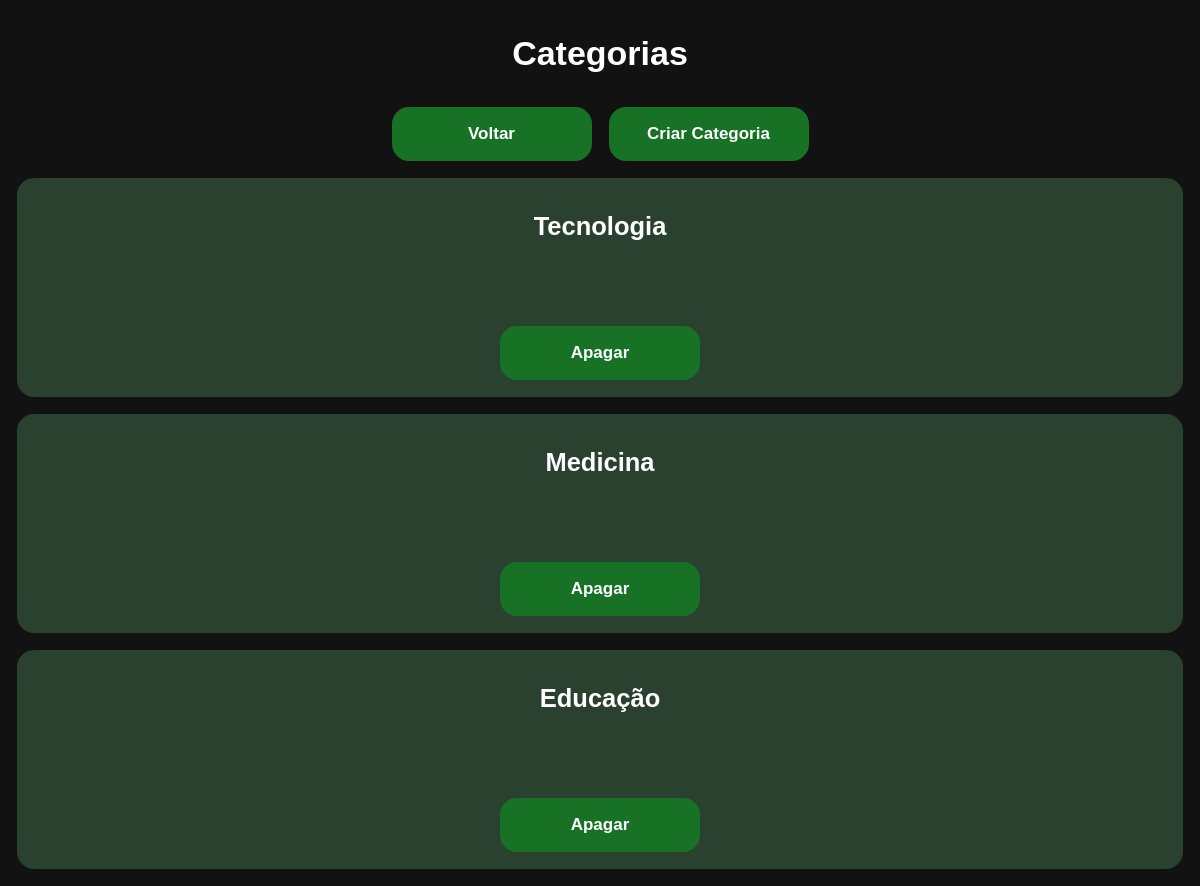
/categories (signed in), run on an earlier commit of the app's database.
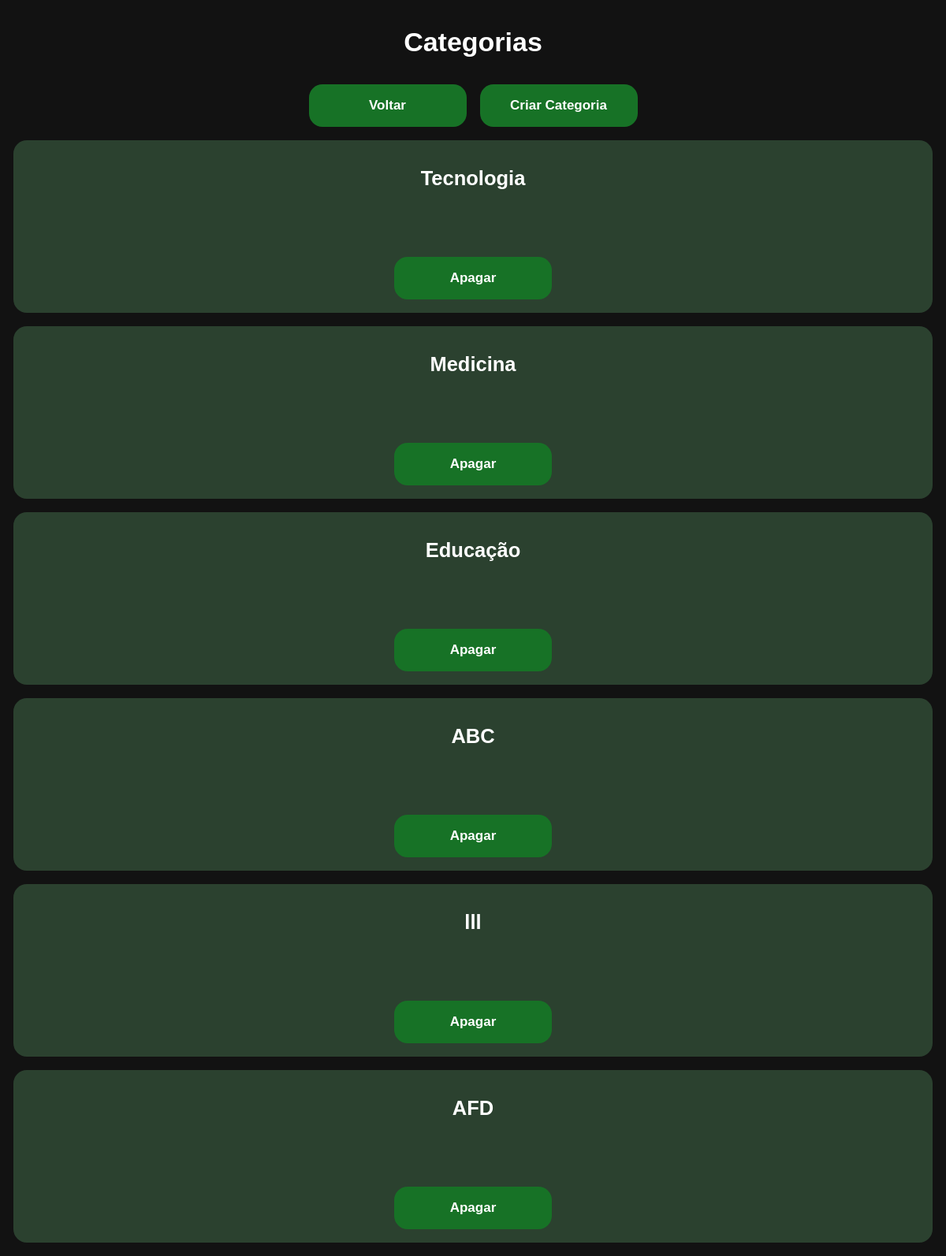
And on a later commit of the database.
### blog/models.py (models this page shows, shortened)
class Category(models.Model):
    name = models.CharField(max_length = 100, unique = True, null = False)

### blog/views.py (the view)
# urls.py: path("categories", CategoryListView.as_view(), name="categories"),
class CategoryListView(ListView):
    model = Category
    template_name = "blog/categories.html"
    context_object_name = "blog"

### blog/templates/blog/categories.html (shortened to what this page needs)
{% load static %}
<!DOCTYPE html>
<html lang="pt-br">
<head>
    <link rel="stylesheet" href="{% static 'blog/app.css' %}">
</head>
<body>
    <h1>Categorias</h1>
    <nav class="actions">
        <a href="{% url 'index' %}" class="btn">Voltar</a>
        <a href="{% url 'create_category' %}" class="btn">Criar Categoria</a>
    </nav>
    <ul class="posts-container">
        {% for category in blog %}
        <li class="post-card">
            <h2>{{ category.name }}</h2>
            <form method="post" action="{% url 'category_delete' pk=category.pk %}" id="delete-category-form-{{ category.pk }}">
            </form>
            <nav class="actions">
                <button type="submit" class="btn" form="delete-category-form-{{ category.pk }}">Apagar</button>
            </nav>
        </li>
        {% empty %}
        <li>Nenhuma categoria registrada</li>
        {% endfor %}
    </ul>
</body>
</html>

What changed in the data, as far as the page shows it:
added Category: name "ABC"
added Category: name "lll"
added Category: name "AFD"
